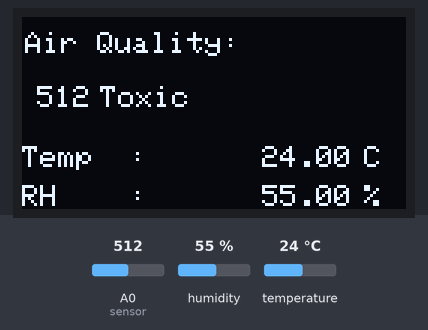
This sketch was run on a simulated Arduino Uno, built with avr-gcc and run on an emulated ATmega328P. Shown: 128×64 one-colour display. The test bench sets the inputs (shaded band); at power-on: A0 (sensor) = 512, humidity 55 %, temperature 24 °C.

Above: at 3.4 s.
3.5 s: A0 (sensor) set to 482
At 4.7 s:
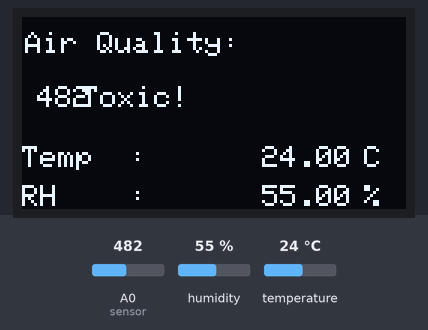
5.0 s: A0 (sensor) set to 190
At 6.0 s:
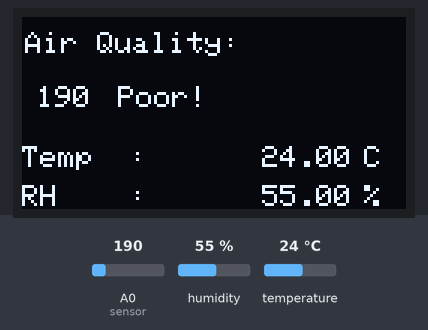
6.5 s: A0 (sensor) set to 210
At 7.3 s:
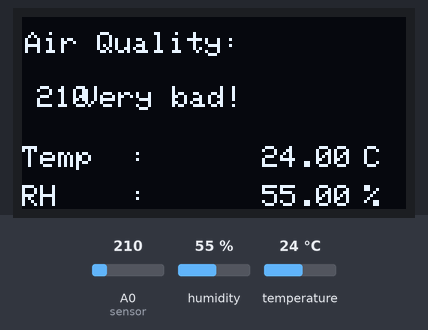
8.0 s: A0 (sensor) set to 141
At 8.8 s:
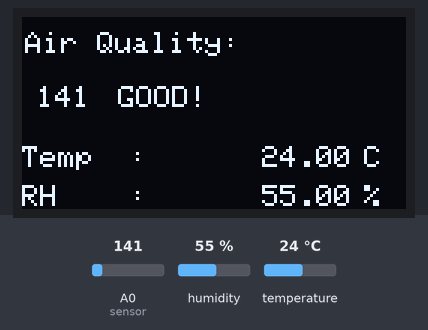
9.5 s: humidity set to 22 %
At 10.5 s:
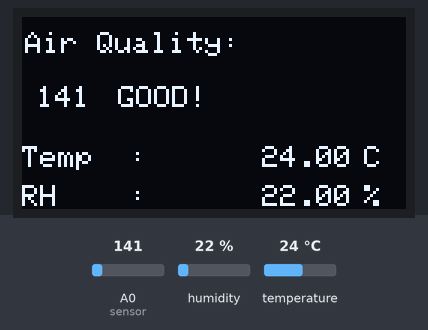
11.0 s: temperature set to 12 °C
At 11.8 s:
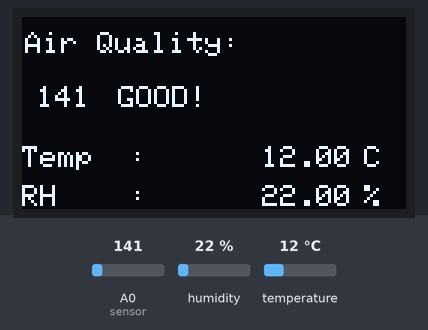
Timing chart, 0 to 13.5 s (numbered marks = the images above; inputs shaded):
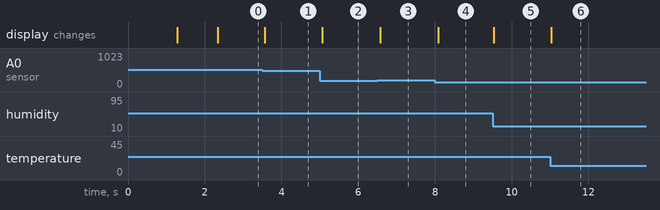

The sketch:

airquality_monitoring.ino
```cpp
#include <SPI.h>
#include <Wire.h>
#include <Adafruit_GFX.h>
#include  <Adafruit_SSD1306.h>
#include <dht.h>
#define SCREEN_WIDTH 128 // OLED display width, in pixels
#define  SCREEN_HEIGHT 64 // OLED display height, in pixels

#define OLED_RESET     4  // Reset pin # (or -1 if sharing Arduino reset pin)
Adafruit_SSD1306 display(SCREEN_WIDTH,  SCREEN_HEIGHT, &Wire, OLED_RESET);

#define sensor    A0
#define DHT11PIN 2

int gasLevel  = 0;         //int variable for gas level
String quality ="";
dht DHT;


void sendSensor()
{
  int readData = DHT.read11(DHT11PIN);
  float h = DHT.humidity;
  float t = DHT.temperature;

  if (isnan(h) || isnan(t)) {
  Serial.println("Failed  to read from DHT sensor!");
    return;
  }
  display.setTextColor(WHITE);
  display.setTextSize(1);
  display.setFont();
  display.setCursor(0, 43);
  display.println("Temp  :");
  display.setCursor(80, 43);
  display.println(t);
  display.setCursor(114, 43);
  display.println("C");
  display.setCursor(0,  56);
  display.println("RH    :");
  display.setCursor(80, 56);
  display.println(h);
  display.setCursor(114, 56);
  display.println("%");
}

void air_sensor()
{
  gasLevel = analogRead(sensor);

  if(gasLevel<151){
    quality = "  GOOD!";
  }
  else if (gasLevel >151 && gasLevel<200){
    quality =  "  Poor!";
  }
  else if (gasLevel >200 && gasLevel<300){
    quality  = "Very bad!";
  }
    else if (gasLevel >300 && gasLevel<500){
    quality  = "Toxic!";
  }
    else{
    quality = " Toxic";
}

  display.setTextColor(WHITE);
  display.setTextSize(1);
  display.setCursor(1,5);
  display.setFont();
  display.println("Air Quality:");
  display.setTextSize(1);
  display.setCursor(5,23);
  display.println(gasLevel);

  display.setCursor(20,23);
  display.println(quality);
}

void setup() {
  Serial.begin(9600);
  pinMode(sensor,INPUT);
  if(!display.begin(SSD1306_SWITCHCAPVCC, 0x3c)) { // Address  0x3D for 128x64
    Serial.println(F("SSD1306 allocation failed"));
}
  display.clearDisplay();
  display.setTextColor(WHITE);

  display.setTextSize(2);
  display.setCursor(50, 0);
  display.println("Air");
  display.setTextSize(1);
  display.setCursor(23, 20);
  display.println("Quality monitor");
  display.display();
  delay(1200);
  display.clearDisplay();

  display.setTextSize(1.5);
  display.setCursor(20, 20);
  display.println("BY Circuit");
  display.setCursor(20, 40);
  display.println("Digest");
  display.display();
  delay(1000);
  display.clearDisplay();
}

void loop() {
display.clearDisplay();
air_sensor();
sendSensor();
display.display();
}
```

Measured:
- the behaviour switches between 500 and 499 on A0 (sensor) (found by bisection; images 0 and 1)
- after the input at 3.5 s, the display: changes after 0.07 s (image 1)
- after the input at 5.0 s, the display: changes after 0.07 s (image 2)
- after the input at 6.5 s, the display: changes after 0.07 s (image 3)
- after the input at 8.0 s, the display: changes after 0.08 s (image 4)
- after the input at 9.5 s, the display: changes at once (image 5)
- after the input at 11.0 s, the display: changes at once (image 6)
